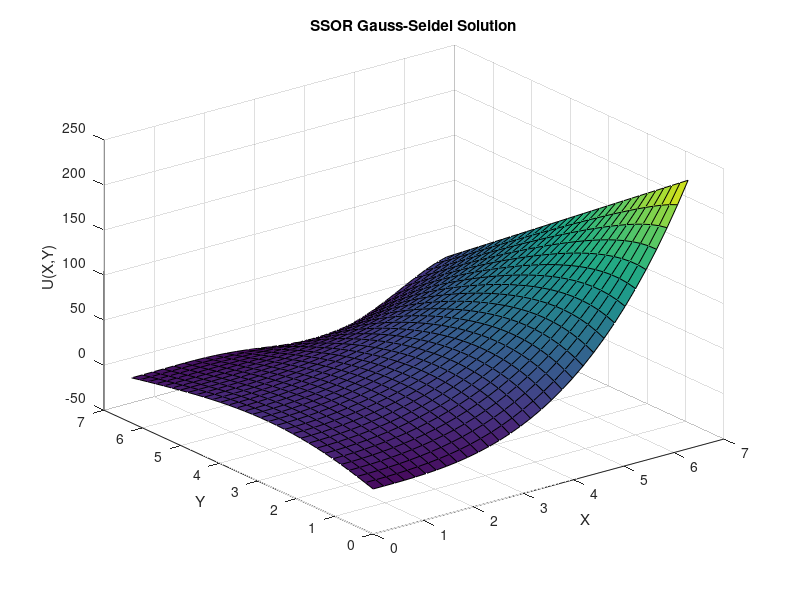

This chart was generated by the following MATLAB code:
%N=number of grid sections, there are N+1 nodes
%h is the spacing between nodes
N=30; h=(2*pi)/N;
x=0:h:2*pi;
y=0:h:2*pi;
u=ones(N+1,N+1);
%Values for F(x,y)
F=zeros(N+1,N+1);
for i=1:N+1
    for j=1:N+1
        F(i,j)=cos(x(i)/2+pi/2)*sin(y(j)/2);
    end
end
%Dirichlet Boundary Conditions
for i=1:1:N+1
    u(1,i)=(y(i))^3;
    u(N+1,i)=((y(i))^2)*cos(y(i));
    u(i,N+1)=((2*pi)^3)+x(i)*(2*pi-(2*pi)^2);
end
%5-Point Stencil Method (Gauss-Seidel)
%establishing starting values for error and # of iterations
h2=h^2;
err = 1;
iter=1;
w=1.6;
%Error desired to be very small because of inaccuracy of L-infinity Norm
%While error is above threshold, program continues to iterate
while err>0.000000000001
    umaxprev=max(max(u(2:N,2:N)));
    iter=iter+1;
    %x varies from 2 to N as values at 1 and N+1 are fixed
    for i=2:N
        for j=2:N
            u(i,j)=(1-w)*(-F(i,j)*h2-(u(i+1,j)+u(i-1,j)+u(i,j+1)+u(i,j-1)))/-4+w*(-F(i,j)*h2-(u(i+1,j)+u(i-1,j)+u(i,j+1)+u(i,j-1)))/-4;
        end
        %Neumann B.C.
        %To acheive du/dy=0, ghost node at node -1 is the same value as
        %node 2
        j=1;
        u(i,j)=(1-w)*(-F(i,j)*h2-(u(i+1,j)+u(i-1,j)+2*u(i,j+1)))/-4+w*(-F(i,j)*h2-(u(i+1,j)+u(i-1,j)+2*u(i,j+1)))/-4;
    end
    %Error specified with L-infinity Norm
    err = (max(max(u(2:N,2:N))-umaxprev))/umaxprev;
end
%Plotting the Results
surf(x,y,u)
xlabel('X'),ylabel('Y'),zlabel('U(X,Y)'), title('SSOR Gauss-Seidel Solution')